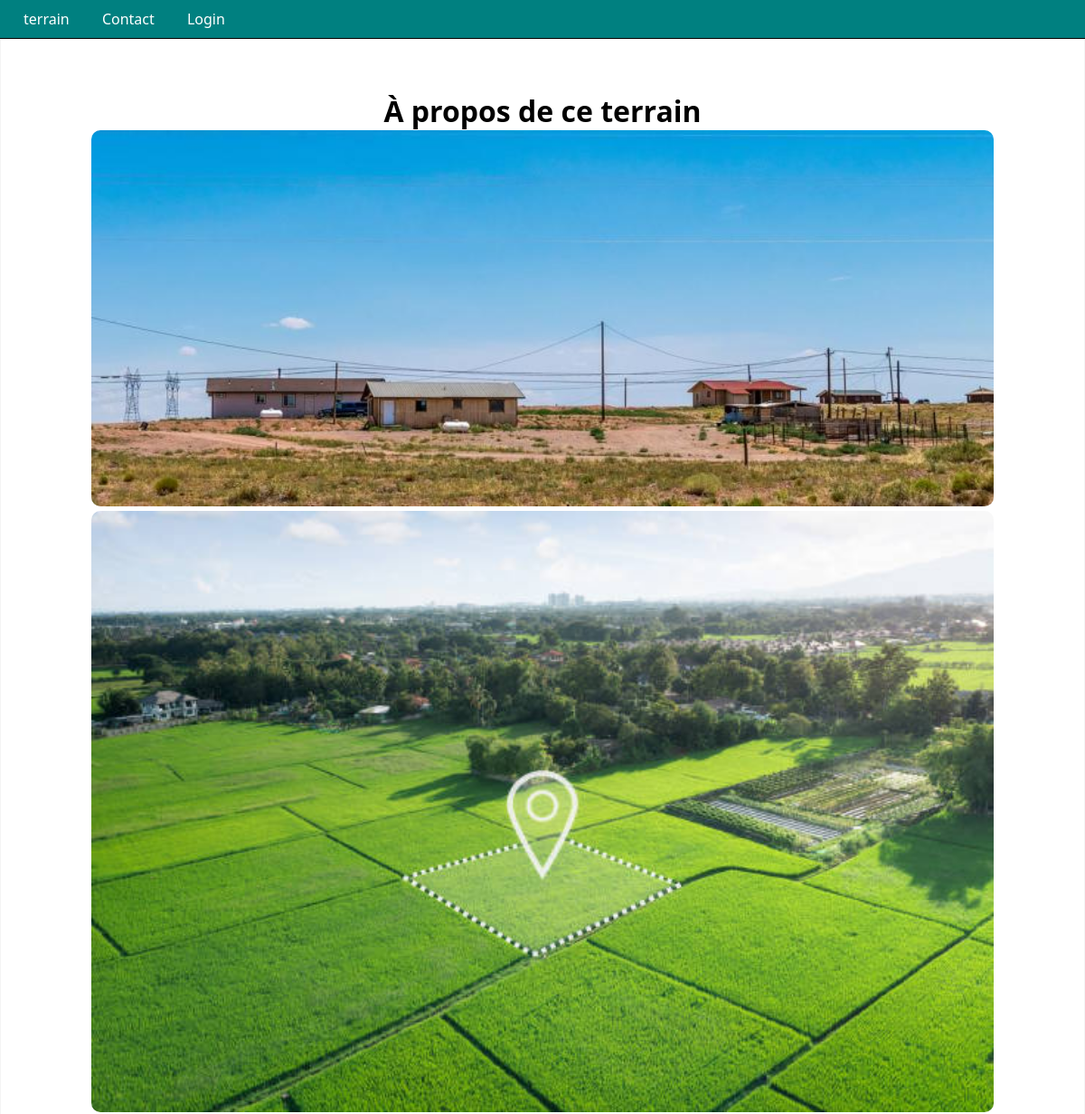
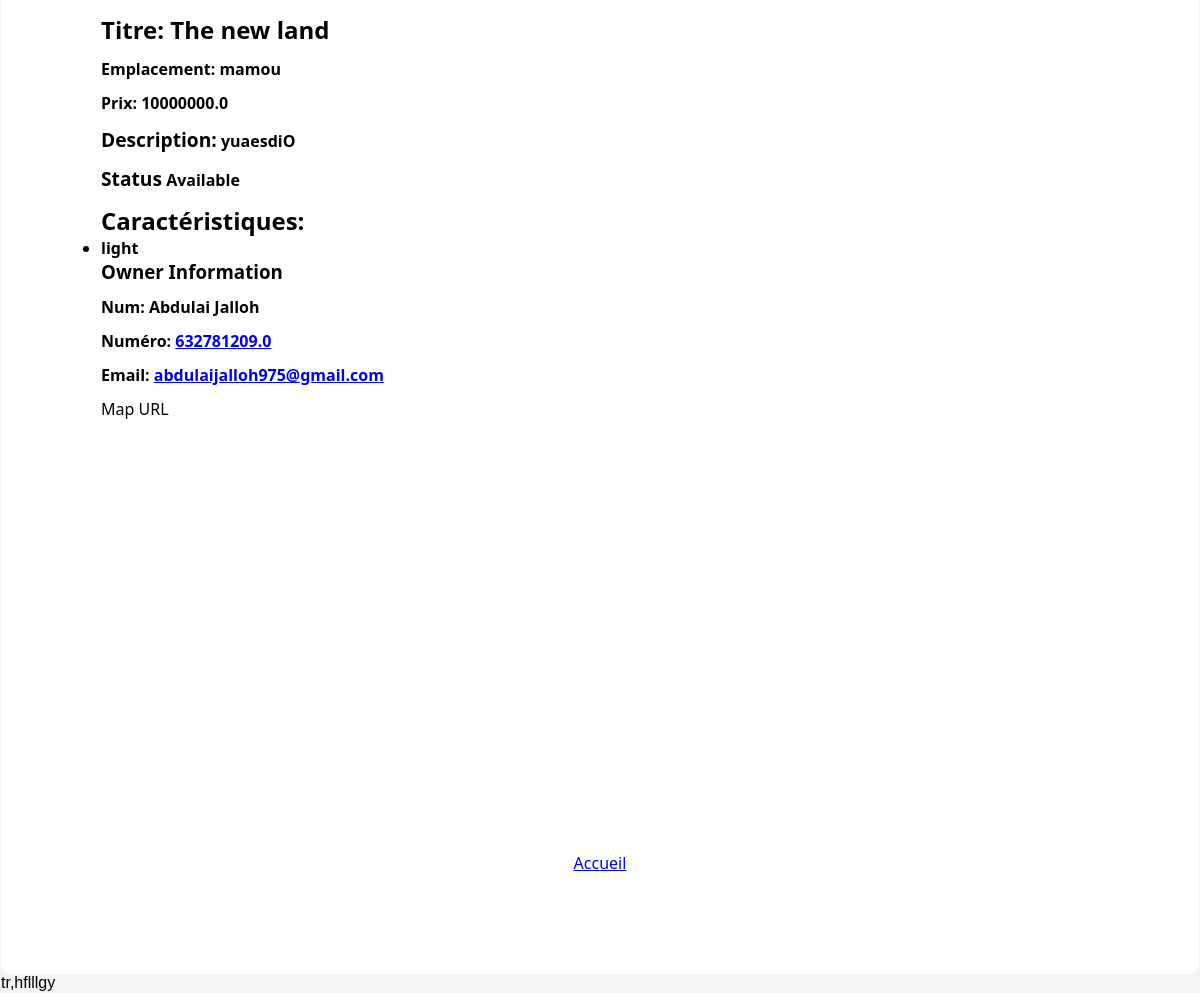
Page /admin_View/land/2 on the committed database (2 pictures, top to bottom).
### app/models.py (models this page shows)
class Land(db.Model):
  id = db.Column(db.Integer, primary_key=True)
  title = db.Column(db.String(100), nullable=False)
  location = db.Column(db.String(150), nullable=False)
  price = db.Column(db.Float(120), nullable=False)
  description = db.Column(db.Text)
  mainImage = db.Column(db.String(255))
  gallery = db.Column(db.PickleType)
  features = db.Column(db.PickleType)
  status = db.Column(db.String(50), default='Available')
  name = db.Column(db.String(100))
  email = db.Column(db.String(100))
  phone = db.Column(db.String(50))
  date_Added = db.Column(db.DateTime, default=datetime.utcnow)
  latitude = db.Column(db.Float(255))
  longitude = db.Column(db.Float(255))
  visible = db.Column(db.Boolean, default=True)
  sales = db.relationship('Sale', backref='land', cascade="all, delete", lazy=True)

### app/routes/land_routes.py (the view)
@land_bp.route('/admin_View/land/<int:land_id>')
def view_land(land_id):
    land = Land.query.get_or_404(land_id)
    return render_template('land-details.html', land=land)

### templates/land-details.html (shortened to what this page needs)
<!DOCTYPE html>
<html lang="en">
<head>
  <link rel="stylesheet" href="/static/style.css">
<link href="https://cdn.jsdelivr.net/npm/lightbox2@2/dist/css/lightbox.min.css" rel="stylesheet">
</head>
<body class="details-page">
  <header>
    <nav id="Menue-links">
      <a href="{{ url_for('land.lands') }}" data-key="home-link" >terrain</a>
      <a href="{{ url_for('land.contact') }}" data-key="home-link" >Contact</a>
      <a href="{{url_for('land.login')}}">Login</a>
    </nav>
  </header>
    <div class="land-details">
      <div class="cen"><h1>À propos de ce terrain</h1></div>
    <section class="gallery">
      {% for img in land.gallery%}
      <a href="{{img}}" data-lightbox="land-gallery">
      <img src="{{ img }}" alt="gallery">
      </a>
      {% endfor %}
    </section>
    <section class="land-Info">
      <h2>Titre: {{land.title}}</h2>
      <p><strong>Emplacement:</strong> {{land.location}}</p>
      <p><strong>Prix:</strong> {{land.price}}</p>
      <p> <big>Description:</big> {{land.description}}</p>
      <p><big>Status</big> {{land.status}} </p>
      <ul>
        <h2>Caractéristiques:</h2>
        {% for f in land.features %}
        <li>{{f}}</li>
        {% endfor %}
      </ul>
      <h3>Owner Information</h3>
      <p>Num: {{land.name}}</p>
      <p>Numéro: <a href="tel:">{{land.phone}}</a> </p>
      <p>Email: <a href="mailto:">{{land.email}}</a> </p>
      </section>
      <p>Map URL</p>
        <div id="map" data-lat="{{ land.latitude }}" data-lng="{{ land.longitude }}"></div>
    <a class="back-link" href="/">Accueil</a>
  </div>
</body>
</html>tr,hflllgy

### static/style.css (style rules this page uses)
* { box-sizing: border-box; margin: 0; padding: 0; font-family: 'Segoe UI', sans-serif; }
body { margin: 0; padding: 1px; font-family: Arial, sans-serif; background-color: #f4f4f4; }
header { position: fixed; top: 0; left: 0; width: 100%; display: flex; background: #008080; justify-content: space-between; padding: 10px 10px; border-bottom: 1px solid #000; z-index: 10; }
nav a { margin: 1rem; color: white; text-decoration: none; }
.cen { text-align: center; }
.land-details { background-color: #fff; padding: 100px; border-radius: 10px; margin: auto; box-shadow: 0 2px 8px rgb(0, 0, 0, 0, 1); }
.land-details img { width: 100%; border-radius: 10px; }
.land-details h2 { margin-top: 10px; }
.land-details p { font-size: 16px; margin: 12px 0; }
.back-link { display: block; text-align: center; margin-top: 20px; }
.land-Info { font-weight: bold; }
#map { height: 400px; width: 100%; }
img { border-radius: 4px; }

### rows in the picture
Land: title "The new land", location "mamou", price "10000000.0", description "yuaesdiO", status "Available", name "Abdulai Jalloh", phone "632781209.0", email "abdulaijalloh975@gmail.com"

### other values in the picture
{{ f }} "light"
